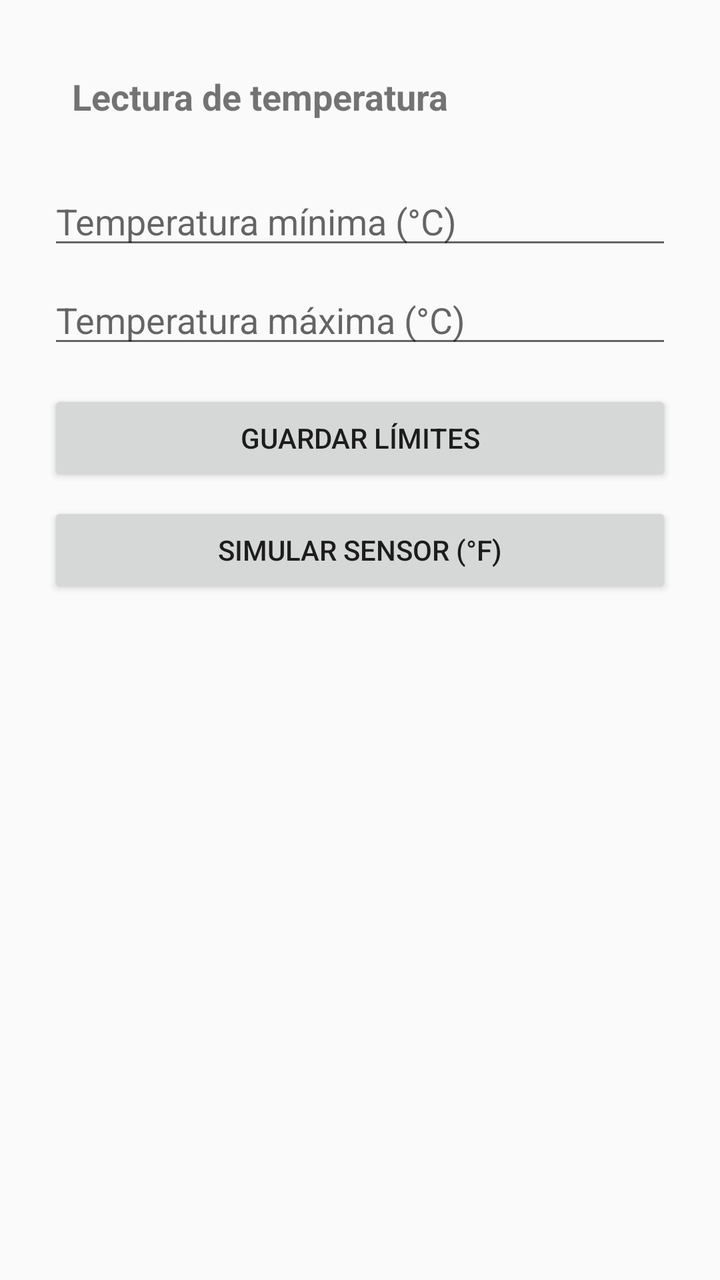
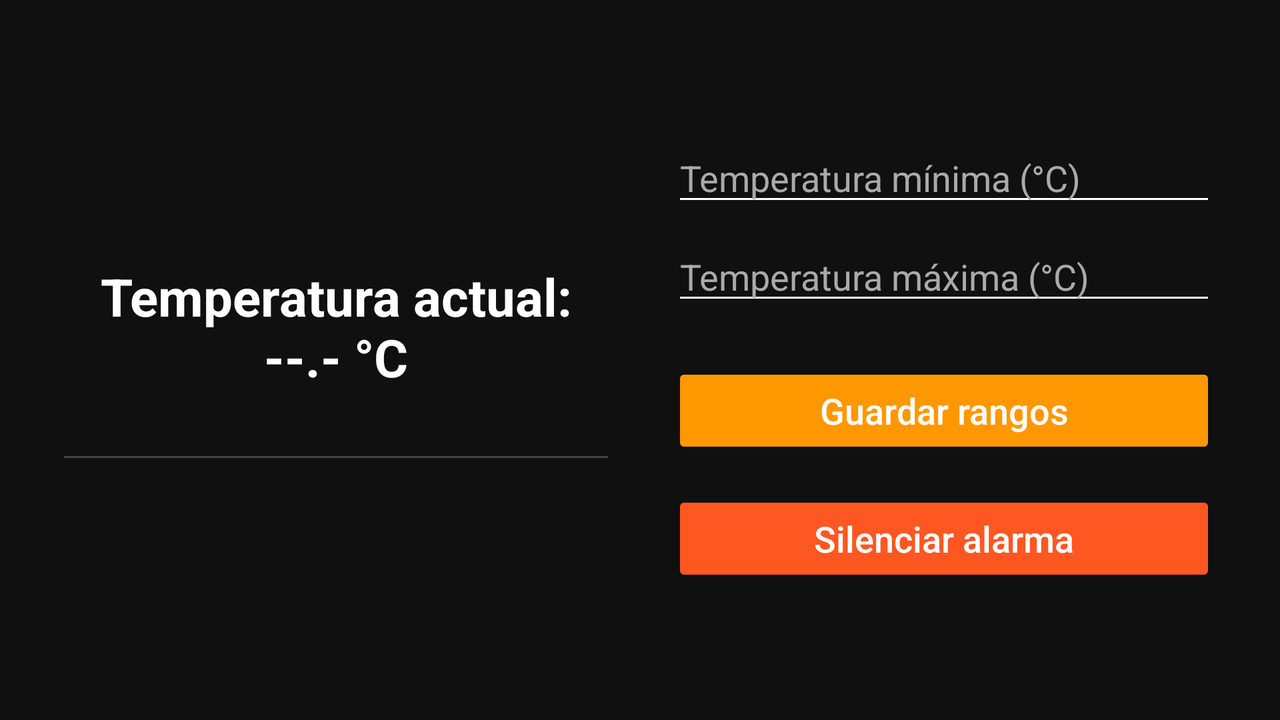

Two renders of one Android screen. The first uses the default layout on a phone; the second uses the alternative layout the repository ships for a different screen configuration, on a matching device. The two XML files are below.
<!-- AndroidManifest.xml: application theme Theme.AppCompat.Light.NoActionBar -->
<!-- res/layout/activity_temperature.xml -->
<?xml version="1.0" encoding="utf-8"?>
<LinearLayout xmlns:android="http://schemas.android.com/apk/res/android"
    android:orientation="vertical"
    android:padding="24dp"
    android:gravity="center_horizontal"
    android:layout_width="match_parent"
    android:layout_height="match_parent">

    <TextView
        android:id="@+id/txtLectura"
        android:text="Lectura de temperatura"
        android:textSize="18sp"
        android:textStyle="bold"
        android:padding="12dp"
        android:layout_width="match_parent"
        android:layout_height="wrap_content" />

    <EditText
        android:id="@+id/txtMin"
        android:hint="Temperatura mínima (°C)"
        android:inputType="numberDecimal"
        android:layout_width="match_parent"
        android:layout_height="wrap_content"
        android:layout_marginTop="16dp" />

    <EditText
        android:id="@+id/txtMax"
        android:hint="Temperatura máxima (°C)"
        android:inputType="numberDecimal"
        android:layout_width="match_parent"
        android:layout_height="wrap_content"
        android:layout_marginTop="8dp" />

    <Button
        android:id="@+id/btnGuardar"
        android:text="Guardar límites"
        android:layout_width="match_parent"
        android:layout_height="wrap_content"
        android:layout_marginTop="16dp" />

    <Button
        android:id="@+id/btnSimular"
        android:text="Simular sensor (°F)"
        android:layout_width="match_parent"
        android:layout_height="wrap_content"
        android:layout_marginTop="8dp" />

</LinearLayout>
<!-- resources referenced by this layout -->
<resources>

</resources>
<!-- res/layout-land/activity_temperature.xml (the repository's variant of the layout above) -->
<!-- drawn on the phone turned sideways -->
<?xml version="1.0" encoding="utf-8"?>
<LinearLayout xmlns:android="http://schemas.android.com/apk/res/android"
    android:layout_width="match_parent"
    android:layout_height="match_parent"
    android:orientation="horizontal"
    android:gravity="center"
    android:padding="32dp"
    android:background="#101010">

    
    <LinearLayout
        android:layout_width="0dp"
        android:layout_weight="1"
        android:layout_height="wrap_content"
        android:orientation="vertical"
        android:gravity="center_vertical|center_horizontal"
        android:paddingEnd="16dp">

        <TextView
            android:id="@+id/txtLectura"
            android:text="Temperatura actual: --.- °C"
            android:textSize="26sp"
            android:textStyle="bold"
            android:textColor="#FFFFFF"
            android:gravity="center"
            android:padding="16dp"
            android:layout_width="match_parent"
            android:layout_height="wrap_content" />

        <View
            android:layout_width="match_parent"
            android:layout_height="1dp"
            android:background="#444"
            android:layout_marginVertical="16dp" />
    </LinearLayout>

    
    <LinearLayout
        android:layout_width="0dp"
        android:layout_weight="1"
        android:layout_height="wrap_content"
        android:orientation="vertical"
        android:paddingStart="16dp">

        
        <EditText
            android:id="@+id/txtMin"
            android:hint="Temperatura mínima (°C)"
            android:inputType="numberDecimal"
            android:textColorHint="#AAAAAA"
            android:textColor="#FFFFFF"
            android:backgroundTint="#FFFFFF"
            android:layout_width="match_parent"
            android:layout_height="wrap_content" />

        
        <EditText
            android:id="@+id/txtMax"
            android:hint="Temperatura máxima (°C)"
            android:inputType="numberDecimal"
            android:textColorHint="#AAAAAA"
            android:textColor="#FFFFFF"
            android:backgroundTint="#FFFFFF"
            android:layout_width="match_parent"
            android:layout_height="wrap_content"
            android:layout_marginTop="8dp" />

        
        <Button
            android:id="@+id/btnGuardar"
            android:text="Guardar rangos"
            android:textAllCaps="false"
            android:textSize="18sp"
            android:backgroundTint="#FF9800"
            android:textColor="#FFFFFF"
            android:layout_width="match_parent"
            android:layout_height="wrap_content"
            android:layout_marginTop="24dp" />

        
        <Button
            android:id="@+id/btnSilenciar"
            android:text="Silenciar alarma"
            android:textAllCaps="false"
            android:textSize="18sp"
            android:backgroundTint="#FF5722"
            android:textColor="#FFFFFF"
            android:layout_width="match_parent"
            android:layout_height="wrap_content"
            android:layout_marginTop="16dp" />
    </LinearLayout>

</LinearLayout>
